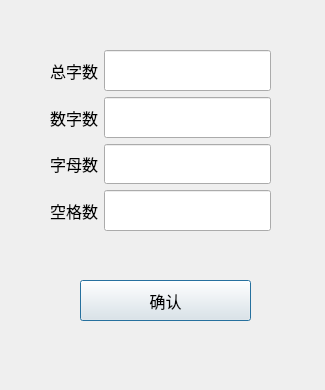
<?xml version="1.0" encoding="UTF-8"?>
<ui version="4.0">
 <class>countDlg</class>
 <widget class="QDialog" name="countDlg">
  <property name="geometry">
   <rect>
    <x>0</x>
    <y>0</y>
    <width>325</width>
    <height>390</height>
   </rect>
  </property>
  <property name="windowTitle">
   <string>字数统计</string>
  </property>
  <widget class="QPushButton" name="pushButton">
   <property name="geometry">
    <rect>
     <x>80</x>
     <y>280</y>
     <width>171</width>
     <height>41</height>
    </rect>
   </property>
   <property name="font">
    <font>
     <family>微软雅黑</family>
     <pointsize>12</pointsize>
    </font>
   </property>
   <property name="text">
    <string>确认</string>
   </property>
  </widget>
  <widget class="QWidget" name="">
   <property name="geometry">
    <rect>
     <x>50</x>
     <y>50</y>
     <width>221</width>
     <height>181</height>
    </rect>
   </property>
   <layout class="QVBoxLayout" name="verticalLayout">
    <item>
     <layout class="QHBoxLayout" name="horizontalLayout" stretch="0,0">
      <item>
       <widget class="QLabel" name="label">
        <property name="font">
         <font>
          <family>微软雅黑</family>
          <pointsize>12</pointsize>
         </font>
        </property>
        <property name="text">
         <string>总字数</string>
        </property>
       </widget>
      </item>
      <item>
       <widget class="QLineEdit" name="lE_all">
        <property name="sizePolicy">
         <sizepolicy hsizetype="Expanding" vsizetype="Expanding">
          <horstretch>0</horstretch>
          <verstretch>0</verstretch>
         </sizepolicy>
        </property>
        <property name="font">
         <font>
          <family>微软雅黑</family>
          <pointsize>12</pointsize>
         </font>
        </property>
       </widget>
      </item>
     </layout>
    </item>
    <item>
     <layout class="QHBoxLayout" name="horizontalLayout_2" stretch="0,0">
      <item>
       <widget class="QLabel" name="label_2">
        <property name="font">
         <font>
          <family>微软雅黑</family>
          <pointsize>12</pointsize>
         </font>
        </property>
        <property name="text">
         <string>数字数</string>
        </property>
       </widget>
      </item>
      <item>
       <widget class="QLineEdit" name="lE_num">
        <property name="sizePolicy">
         <sizepolicy hsizetype="Expanding" vsizetype="Expanding">
          <horstretch>0</horstretch>
          <verstretch>0</verstretch>
         </sizepolicy>
        </property>
        <property name="font">
         <font>
          <family>微软雅黑</family>
          <pointsize>12</pointsize>
         </font>
        </property>
       </widget>
      </item>
     </layout>
    </item>
    <item>
     <layout class="QHBoxLayout" name="horizontalLayout_3" stretch="0,0">
      <item>
       <widget class="QLabel" name="label_3">
        <property name="font">
         <font>
          <family>微软雅黑</family>
          <pointsize>12</pointsize>
         </font>
        </property>
        <property name="text">
         <string>字母数</string>
        </property>
       </widget>
      </item>
      <item>
       <widget class="QLineEdit" name="lE_char">
        <property name="sizePolicy">
         <sizepolicy hsizetype="Expanding" vsizetype="Expanding">
          <horstretch>0</horstretch>
          <verstretch>0</verstretch>
         </sizepolicy>
        </property>
        <property name="font">
         <font>
          <family>微软雅黑</family>
          <pointsize>12</pointsize>
         </font>
        </property>
       </widget>
      </item>
     </layout>
    </item>
    <item>
     <layout class="QHBoxLayout" name="horizontalLayout_4" stretch="0,0">
      <item>
       <widget class="QLabel" name="label_4">
        <property name="font">
         <font>
          <family>微软雅黑</family>
          <pointsize>12</pointsize>
         </font>
        </property>
        <property name="text">
         <string>空格数</string>
        </property>
       </widget>
      </item>
      <item>
       <widget class="QLineEdit" name="lE_blank">
        <property name="sizePolicy">
         <sizepolicy hsizetype="Expanding" vsizetype="Expanding">
          <horstretch>0</horstretch>
          <verstretch>0</verstretch>
         </sizepolicy>
        </property>
        <property name="font">
         <font>
          <family>微软雅黑</family>
          <pointsize>12</pointsize>
         </font>
        </property>
       </widget>
      </item>
     </layout>
    </item>
   </layout>
  </widget>
 </widget>
 <resources/>
 <connections/>
</ui>
